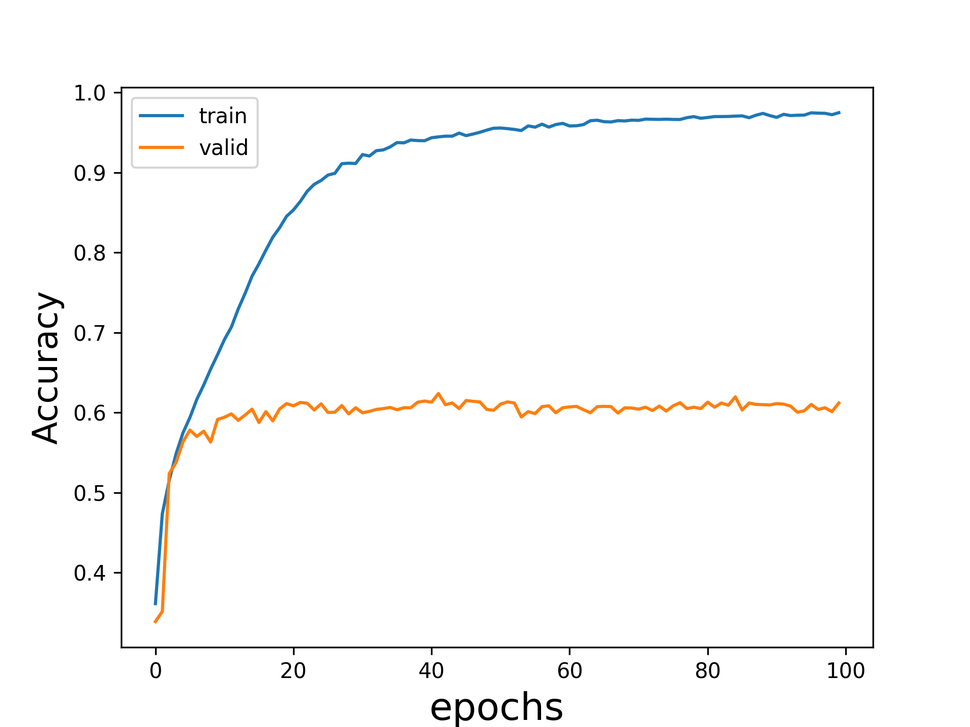
#> input picture hw3/report-imgs/accuracy-without-aug.png, 970 x 727 px, shrunk from 1920 x 1440 before the run
$ python q2.py ../hw3/report-imgs/accuracy-without-aug.png ../hw3/report-imgs/accuracy.png out.png
#> lines starting #> are read from the running program, lines starting #| are printed output that depends on the picture
import argparse
import operator
from PIL import Image

def main():
    parser = argparse.ArgumentParser(description='ML HW0')
    parser.add_argument('f1', type=str, help='file1')
    parser.add_argument('f2', type=str, help='file2')
    parser.add_argument('out', type=str, help='out')
    args = parser.parse_args()

    im1 = Image.open(args.f1)
#> im1 is the input picture: PIL image 970x727 RGBA; mean R, G, B, A 250.6, 250.4, 250.2, 255
    pixels1 = im1.load()
    im2 = Image.open(args.f2)
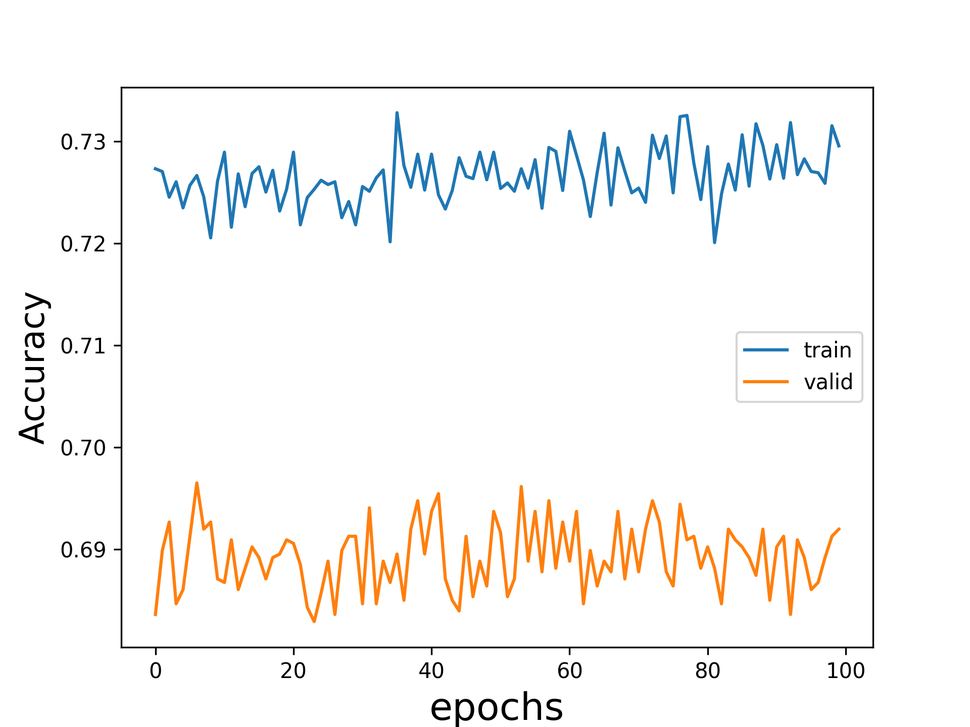
#> input picture hw3/report-imgs/accuracy.png, 970 x 727 px, shrunk from 1920 x 1440 before the run
#> im2 is the input picture: PIL image 970x727 RGBA; mean R, G, B, A 248.4, 247.4, 246.4, 255
    pixels2 = im2.load()

    if im1.size != im2.size:
        print('warn: images with different size')

    out = Image.new('RGBA', im1.size)
#> out: PIL image 970x727 RGBA; every value is 0
    pixels_out = out.load()

    for i in range(im1.size[0]):
        for j in range(im1.size[1]):
            if pixels1[i, j] == pixels2[i, j]:
                pixels_out[i, j] = (0, 0, 0, 0)
            else:
                pixels_out[i, j] = pixels2[i, j]

    out.save(args.out)
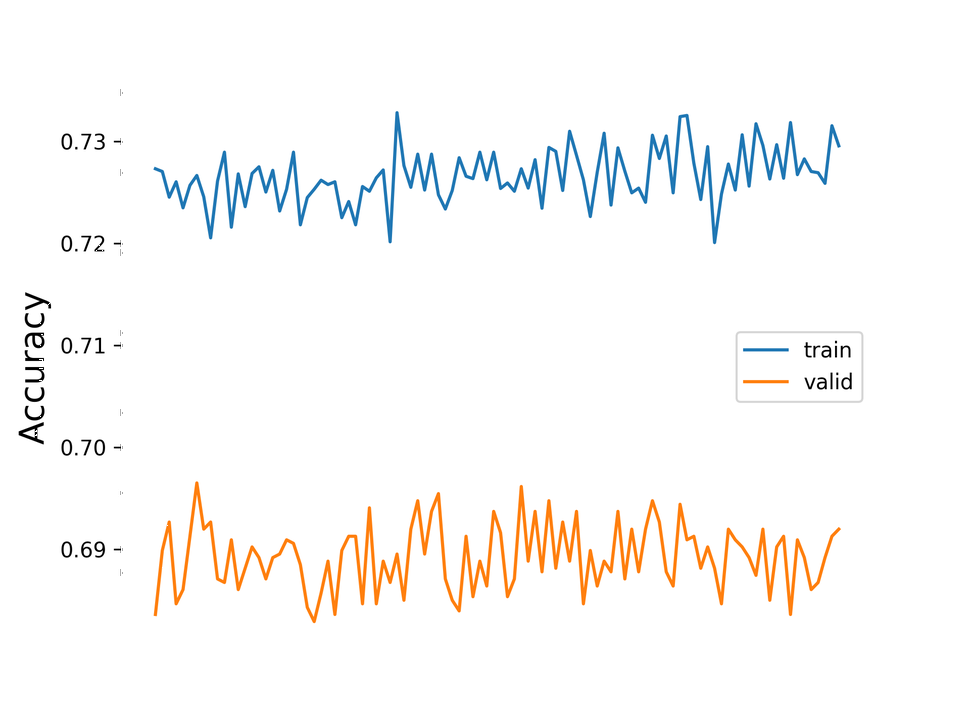
#> saved as out.png: PIL image 970x727 RGBA; mean R, G, B, A 20.5, 19.5, 18.4, 24.8; transparent parts drawn white

if __name__ == '__main__':
    main()
